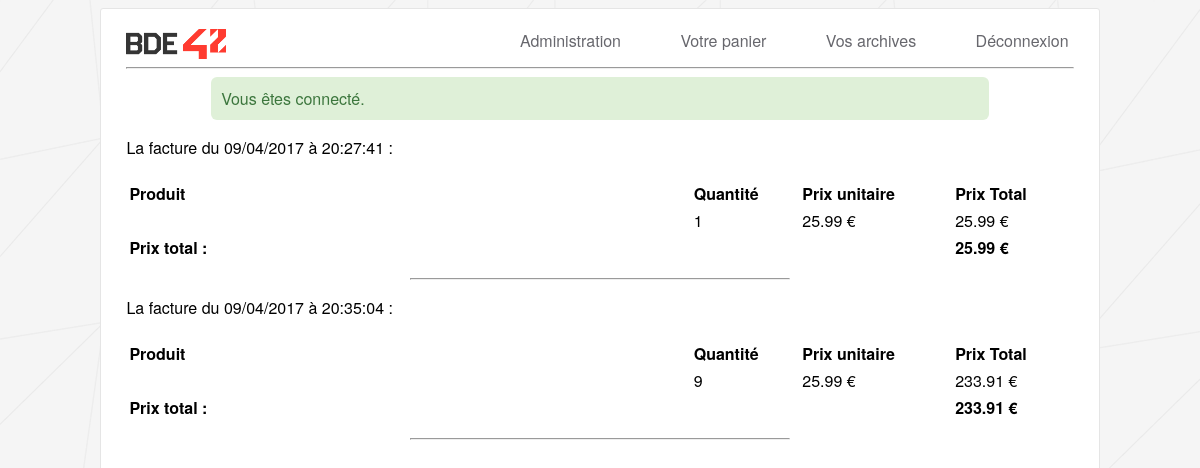
Page /?page=admin_archives (signed in) on the committed database.
### tables this page shows
CREATE TABLE `archive_product` (
  `id` int(11) NOT NULL,
  `id_archive` int(11) NOT NULL,
  `id_product` int(11) NOT NULL,
  `price` int(11) NOT NULL,
  `quantity` int(11) NOT NULL
);

### controllers/admin_archives.php (called while the page is built)
<?php
$view = array();
if ($current_user['is_admin'])
{
	$view['path'] = 'admin_archives.php';
	$view['archives'] = get_all_archives($conn);
}
else
{
	$view['path'] = '404.php';
}

### bdd.php (called while the page is built, shortened)
<?php
function shit($result)
{
	$all = array();
	while(($row = mysqli_fetch_assoc($result))) {
	    $all[] = $row;
	}
	return ($all);
}
function get_all_archives($conn)
{
	$req = 'SELECT id, time FROM user_archive';
	$result = mysqli_query($conn, $req);
	$data = array();
	$archives = shit($result);
	foreach ($archives as $archive) {
		$req = 'SELECT id_archive, id_product, ROUND(archive_product.price / 100, 2) as price, quantity FROM archive_product LEFT JOIN product ON product.id = archive_product.id_product WHERE id_archive =\''.$archive['id'].'\'';
		$data[$archive['time']] = shit(mysqli_query($conn, $req));
	}
	return ($data);
}

### views/admin_archives.php (the view, shortened to what this page needs)
<?php
	if (!empty($view['archives']))
{
	foreach ($view['archives'] as $time => $archive) {
		$total = 0;
	?>
	<p>La facture du <?php echo date('d/m/Y à H:i:s', strtotime($time)); ?> :
	<table class="p100" style="margin-top:20px;">
	   <thead>
	       <tr>
	           <th class="left">Produit</th>
	           <th class="left">Quantité</th>
	           <th class="left">Prix unitaire</th>
	           <th class="left">Prix Total</th>
	       </tr>
	   </thead>
	   <tbody>
	   	<?php
	   	foreach ($archive as $articles) {
		$price = $articles['quantity'] * $articles['price'];
		$total += $price;
		?>
	       <tr>
	           <td style="width: 60%;"><?=$articles['name']?></td>
	           <td><?=$articles['quantity']?></td>
	           <td><?= $articles['price'] ?> €</td>
	           <td><?= $price ?> €</td>
	       </tr>
	       <?php } ?>
	    <tr>
	    <td colspan="3"><strong>Prix total :</strong></td>
	    <td colspan="1"><strong><?=$total?> €</strong></td>
	    </tr>
	   </tbody>
	</table>
	<hr style="width: 40%; margin:auto;">
	<?php
	}
}
else{
	echo 'Vous n\'avez pas d\'archives.';
}

### views/base.php (style rules this page uses)
body { font-family: "Helvetica Neue",Helvetica,Arial,sans-serif; background-image: url("img/bg.gif"); }
.left { text-align: left; }
.p100 { width: 100%; }

### rows in the picture
archive_product: quantity "1", price "25.99"
archive_product: quantity "9", price "25.99", price "233.91"

### other values in the picture
$_SESSION['flashmessage'] "Vous êtes connecté."
date('d/m/Y à H:i:s', strtotime($time)) "09/04/2017 à 20:27:41"
$total "25.99"
date('d/m/Y à H:i:s', strtotime($time)) "09/04/2017 à 20:35:04"
$total "233.91"
